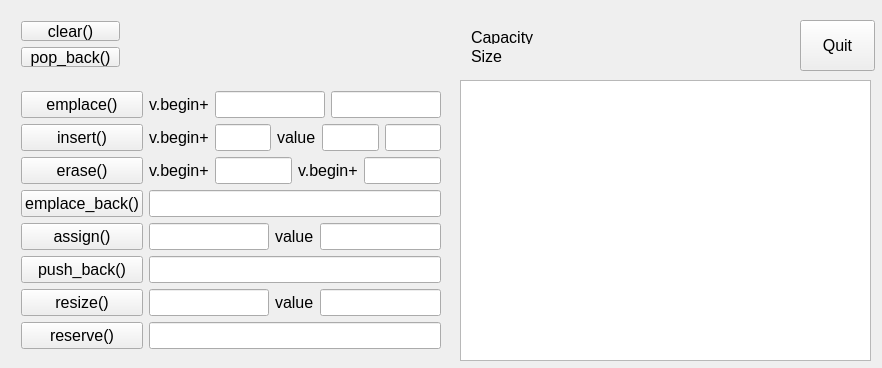
<?xml version="1.0" encoding="UTF-8"?>
<ui version="4.0">
 <class>VectorVisualizationClass</class>
 <widget class="QMainWindow" name="VectorVisualizationClass">
  <property name="geometry">
   <rect>
    <x>0</x>
    <y>0</y>
    <width>882</width>
    <height>368</height>
   </rect>
  </property>
  <property name="windowTitle">
   <string>VectorVisualization</string>
  </property>
  <widget class="QWidget" name="centralWidget">
   <widget class="QPushButton" name="quitBtn">
    <property name="geometry">
     <rect>
      <x>800</x>
      <y>20</y>
      <width>75</width>
      <height>51</height>
     </rect>
    </property>
    <property name="font">
     <font>
      <pointsize>12</pointsize>
     </font>
    </property>
    <property name="text">
     <string>Quit</string>
    </property>
   </widget>
   <widget class="QTextEdit" name="textEdit">
    <property name="geometry">
     <rect>
      <x>460</x>
      <y>80</y>
      <width>411</width>
      <height>281</height>
     </rect>
    </property>
   </widget>
   <widget class="QWidget" name="layoutWidget">
    <property name="geometry">
     <rect>
      <x>460</x>
      <y>20</y>
      <width>171</width>
      <height>54</height>
     </rect>
    </property>
    <layout class="QHBoxLayout" name="horizontalLayout">
     <item>
      <layout class="QVBoxLayout" name="verticalLayout_2">
       <item>
        <widget class="QLabel" name="label">
         <property name="font">
          <font>
           <pointsize>12</pointsize>
          </font>
         </property>
         <property name="text">
          <string>Capacity</string>
         </property>
        </widget>
       </item>
       <item>
        <widget class="QLabel" name="label_2">
         <property name="font">
          <font>
           <pointsize>12</pointsize>
          </font>
         </property>
         <property name="text">
          <string>Size</string>
         </property>
        </widget>
       </item>
      </layout>
     </item>
     <item>
      <layout class="QVBoxLayout" name="verticalLayout">
       <item>
        <widget class="QLabel" name="capacityLable">
         <property name="font">
          <font>
           <pointsize>12</pointsize>
          </font>
         </property>
         <property name="text">
          <string/>
         </property>
        </widget>
       </item>
       <item>
        <widget class="QLabel" name="sizeLable">
         <property name="font">
          <font>
           <pointsize>12</pointsize>
          </font>
         </property>
         <property name="text">
          <string/>
         </property>
        </widget>
       </item>
      </layout>
     </item>
    </layout>
   </widget>
   <widget class="QWidget" name="layoutWidget">
    <property name="geometry">
     <rect>
      <x>10</x>
      <y>80</y>
      <width>442</width>
      <height>286</height>
     </rect>
    </property>
    <layout class="QHBoxLayout" name="horizontalLayout_10">
     <item>
      <layout class="QVBoxLayout" name="verticalLayout_3">
       <item>
        <widget class="QPushButton" name="emplaceBtn">
         <property name="font">
          <font>
           <pointsize>12</pointsize>
          </font>
         </property>
         <property name="text">
          <string>emplace()</string>
         </property>
        </widget>
       </item>
       <item>
        <widget class="QPushButton" name="insertBtn">
         <property name="font">
          <font>
           <pointsize>12</pointsize>
          </font>
         </property>
         <property name="text">
          <string>insert()</string>
         </property>
        </widget>
       </item>
       <item>
        <widget class="QPushButton" name="eraseBtn">
         <property name="font">
          <font>
           <pointsize>12</pointsize>
          </font>
         </property>
         <property name="text">
          <string>erase()</string>
         </property>
        </widget>
       </item>
       <item>
        <widget class="QPushButton" name="emplace_backBtn">
         <property name="font">
          <font>
           <pointsize>12</pointsize>
          </font>
         </property>
         <property name="text">
          <string>emplace_back()</string>
         </property>
        </widget>
       </item>
       <item>
        <widget class="QPushButton" name="assignBtn">
         <property name="font">
          <font>
           <pointsize>12</pointsize>
          </font>
         </property>
         <property name="text">
          <string>assign()</string>
         </property>
        </widget>
       </item>
       <item>
        <widget class="QPushButton" name="push_backBtn">
         <property name="font">
          <font>
           <pointsize>12</pointsize>
          </font>
         </property>
         <property name="text">
          <string>push_back()</string>
         </property>
        </widget>
       </item>
       <item>
        <widget class="QPushButton" name="resizeBtn">
         <property name="font">
          <font>
           <pointsize>12</pointsize>
          </font>
         </property>
         <property name="text">
          <string>resize()</string>
         </property>
        </widget>
       </item>
       <item>
        <widget class="QPushButton" name="reserveBtn">
         <property name="font">
          <font>
           <pointsize>12</pointsize>
          </font>
         </property>
         <property name="text">
          <string>reserve()</string>
         </property>
        </widget>
       </item>
      </layout>
     </item>
     <item>
      <layout class="QVBoxLayout" name="verticalLayout_4">
       <item>
        <layout class="QHBoxLayout" name="horizontalLayout_9">
         <item>
          <widget class="QLabel" name="label_5">
           <property name="font">
            <font>
             <pointsize>12</pointsize>
            </font>
           </property>
           <property name="text">
            <string>v.begin+</string>
           </property>
          </widget>
         </item>
         <item>
          <widget class="QLineEdit" name="emplacePosEdit">
           <property name="font">
            <font>
             <pointsize>12</pointsize>
            </font>
           </property>
           <property name="inputMask">
            <string>99</string>
           </property>
          </widget>
         </item>
         <item>
          <widget class="QLineEdit" name="emplaceValueEdit">
           <property name="font">
            <font>
             <pointsize>12</pointsize>
            </font>
           </property>
           <property name="inputMask">
            <string>9999</string>
           </property>
          </widget>
         </item>
        </layout>
       </item>
       <item>
        <layout class="QHBoxLayout" name="horizontalLayout_8">
         <item>
          <widget class="QLabel" name="label_6">
           <property name="font">
            <font>
             <pointsize>12</pointsize>
            </font>
           </property>
           <property name="text">
            <string>v.begin+</string>
           </property>
          </widget>
         </item>
         <item>
          <widget class="QLineEdit" name="insertPosEdit">
           <property name="font">
            <font>
             <pointsize>12</pointsize>
            </font>
           </property>
           <property name="inputMask">
            <string>99</string>
           </property>
          </widget>
         </item>
         <item>
          <widget class="QLabel" name="label_7">
           <property name="font">
            <font>
             <pointsize>12</pointsize>
            </font>
           </property>
           <property name="text">
            <string>value</string>
           </property>
          </widget>
         </item>
         <item>
          <widget class="QLineEdit" name="insertValueEdit">
           <property name="font">
            <font>
             <pointsize>12</pointsize>
            </font>
           </property>
           <property name="inputMask">
            <string>9999</string>
           </property>
          </widget>
         </item>
         <item>
          <widget class="QLineEdit" name="insertCountEdit">
           <property name="font">
            <font>
             <pointsize>12</pointsize>
            </font>
           </property>
           <property name="inputMask">
            <string>9</string>
           </property>
          </widget>
         </item>
        </layout>
       </item>
       <item>
        <layout class="QHBoxLayout" name="horizontalLayout_7">
         <item>
          <widget class="QLabel" name="label_3">
           <property name="font">
            <font>
             <pointsize>12</pointsize>
            </font>
           </property>
           <property name="text">
            <string>v.begin+</string>
           </property>
          </widget>
         </item>
         <item>
          <widget class="QLineEdit" name="eraseFirstEdit">
           <property name="font">
            <font>
             <pointsize>12</pointsize>
            </font>
           </property>
           <property name="inputMask">
            <string>99</string>
           </property>
          </widget>
         </item>
         <item>
          <widget class="QLabel" name="label_4">
           <property name="font">
            <font>
             <pointsize>12</pointsize>
            </font>
           </property>
           <property name="text">
            <string>v.begin+</string>
           </property>
          </widget>
         </item>
         <item>
          <widget class="QLineEdit" name="eraseSecondEdit">
           <property name="font">
            <font>
             <pointsize>12</pointsize>
            </font>
           </property>
           <property name="inputMask">
            <string>99</string>
           </property>
          </widget>
         </item>
        </layout>
       </item>
       <item>
        <layout class="QHBoxLayout" name="horizontalLayout_6">
         <item>
          <widget class="QLineEdit" name="emplace_backValueEdit">
           <property name="font">
            <font>
             <pointsize>12</pointsize>
            </font>
           </property>
           <property name="inputMask">
            <string>9999</string>
           </property>
          </widget>
         </item>
        </layout>
       </item>
       <item>
        <layout class="QHBoxLayout" name="horizontalLayout_2">
         <item>
          <widget class="QLineEdit" name="assignSizeEdit">
           <property name="font">
            <font>
             <pointsize>12</pointsize>
            </font>
           </property>
           <property name="inputMask">
            <string>99</string>
           </property>
          </widget>
         </item>
         <item>
          <widget class="QLabel" name="label_9">
           <property name="font">
            <font>
             <pointsize>12</pointsize>
            </font>
           </property>
           <property name="text">
            <string>value</string>
           </property>
          </widget>
         </item>
         <item>
          <widget class="QLineEdit" name="assignValueEdit">
           <property name="font">
            <font>
             <pointsize>12</pointsize>
            </font>
           </property>
           <property name="inputMask">
            <string>9999</string>
           </property>
          </widget>
         </item>
        </layout>
       </item>
       <item>
        <layout class="QHBoxLayout" name="horizontalLayout_5">
         <item>
          <widget class="QLineEdit" name="push_backValueEdit">
           <property name="font">
            <font>
             <pointsize>12</pointsize>
            </font>
           </property>
           <property name="inputMask">
            <string>9999</string>
           </property>
          </widget>
         </item>
        </layout>
       </item>
       <item>
        <layout class="QHBoxLayout" name="horizontalLayout_4">
         <item>
          <widget class="QLineEdit" name="resizeSizeEdit">
           <property name="font">
            <font>
             <pointsize>12</pointsize>
            </font>
           </property>
           <property name="inputMask">
            <string>99</string>
           </property>
          </widget>
         </item>
         <item>
          <widget class="QLabel" name="label_8">
           <property name="font">
            <font>
             <pointsize>12</pointsize>
            </font>
           </property>
           <property name="text">
            <string>value</string>
           </property>
          </widget>
         </item>
         <item>
          <widget class="QLineEdit" name="resizeValueEdit">
           <property name="font">
            <font>
             <pointsize>12</pointsize>
            </font>
           </property>
           <property name="inputMask">
            <string>9999</string>
           </property>
          </widget>
         </item>
        </layout>
       </item>
       <item>
        <layout class="QHBoxLayout" name="horizontalLayout_3">
         <item>
          <widget class="QLineEdit" name="reserveSizeEdit">
           <property name="font">
            <font>
             <pointsize>12</pointsize>
            </font>
           </property>
           <property name="inputMask">
            <string>99</string>
           </property>
          </widget>
         </item>
        </layout>
       </item>
      </layout>
     </item>
    </layout>
   </widget>
   <widget class="QWidget" name="layoutWidget">
    <property name="geometry">
     <rect>
      <x>10</x>
      <y>10</y>
      <width>121</width>
      <height>68</height>
     </rect>
    </property>
    <layout class="QVBoxLayout" name="verticalLayout_5">
     <item>
      <widget class="QPushButton" name="clearBtn">
       <property name="font">
        <font>
         <pointsize>12</pointsize>
        </font>
       </property>
       <property name="text">
        <string>clear()</string>
       </property>
      </widget>
     </item>
     <item>
      <widget class="QPushButton" name="pop_backBtn">
       <property name="font">
        <font>
         <pointsize>12</pointsize>
        </font>
       </property>
       <property name="text">
        <string>pop_back()</string>
       </property>
      </widget>
     </item>
    </layout>
   </widget>
  </widget>
 </widget>
 <layoutdefault spacing="6" margin="11"/>
 <resources>
  <include location="vectorvisualization.qrc"/>
 </resources>
 <connections/>
</ui>
